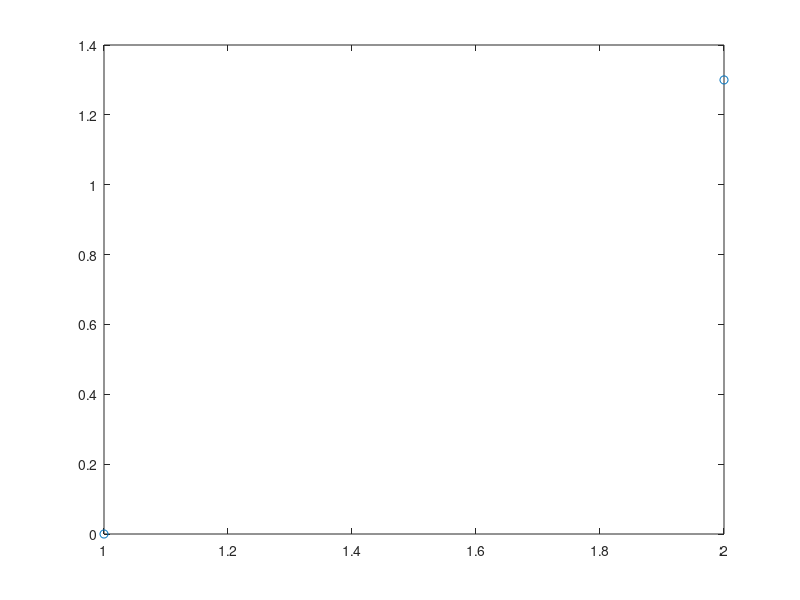
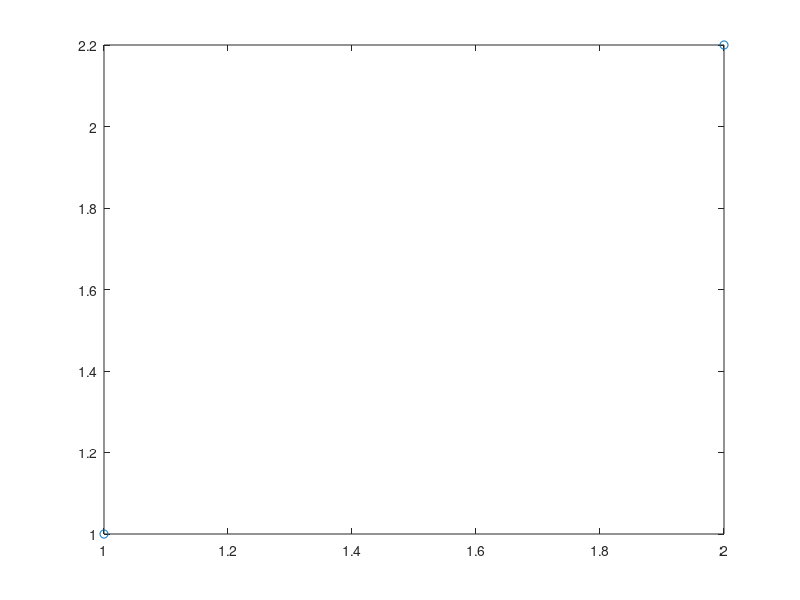

Source code (MATLAB) for these figures, in order:
clear,clc
fid = fopen('exercises02.dat','r');
if fid == -1
    disp('file open not successful')
else
%     fprintf(fid,'x 0 y 1\nx 1.3 y 2.2');
    x = zeros(1,100000);
    y = zeros(1,100000);
    i = 1;
    while ~feof(fid)
        aline = fgetl(fid);
        str = aline(2:end);
        [xvalue, str] = strtok(str,'y');
        yvalue = str(2:end);
        x(i) = str2double(xvalue);
        y(i) = str2double(yvalue);
        i = i + 1;
    end
    x = x(1:i-1);
    y = y(1:i-1);
    figure(1)
    plot(x,'o')
    figure(2)
    plot(y,'o')
    
    if fclose(fid) == -1
        disp('file close not successful')
    else
        disp('file close successful')
    end
end